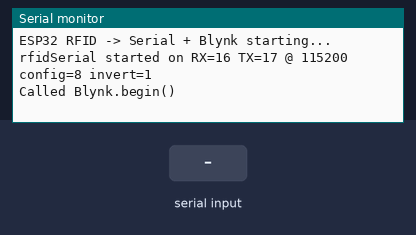
Bench run of a sketch on a simulated ESP32. Parts: the last lines printed to the serial monitor. The test bench sets the inputs (shaded band). WiFi joins after 1.5 s; servers stay silent unless stated.

Above: at 3.2 s.
3.3 s: "1\n" received over the second serial link
At 4.5 s:
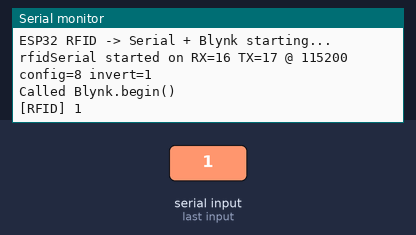
4.8 s: "0\n" received over the second serial link
At 5.6 s:
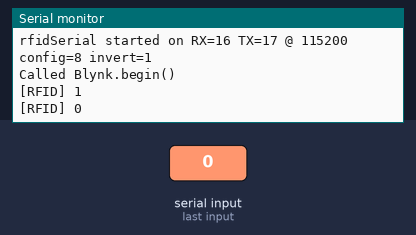
6.3 s: "2\n" received over the second serial link
At 7.0 s:
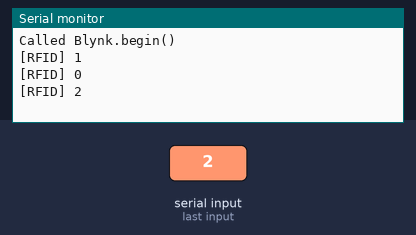

Measured:
- after the input at 3.3 s, the serial monitor: prints a new line at once (image 1)
- after the input at 4.8 s, the serial monitor: prints a new line at once (image 2)
- after the input at 6.3 s, the serial monitor: prints a new line at once (image 3)

The sketch:

blynk_rfid.ino
```cpp
/*
 * ❌ STATUS: NOT WORKING / EXPERIMENTAL
 * This ESP32 code is part of the third approach (ESP32 standalone/Blynk) which did not work.
 * Use the Linux C or Python direct serial connection approaches instead.
 */

/************************************************************
 * ESP32 → Blynk IoT
 * Reads RFID from hardware UART (Serial2) and sends to Blynk (V0)
 * Diagnostic printing to USB Serial.
 ************************************************************/

#define BLYNK_PRINT Serial

// Blynk values (from user)
#define BLYNK_TEMPLATE_ID   "TMPL3ajs_Zavb"
#define BLYNK_TEMPLATE_NAME "ESP32RFID"
#define BLYNK_AUTH_TOKEN    "Pik0pCvfvUu8X4-wQTGh35Rutgzo1t7z"

// WiFi credentials
char ssid[] = "CMF";
char pass[] = "123456789";

#include <WiFi.h>
#include <BlynkSimpleEsp32.h>

const int RFID_RX_PIN = 16; // RFID TX -> ESP32 RX2
const int RFID_TX_PIN = 17; // ESP32 TX2 -> RFID RX (only if sending commands)
HardwareSerial rfidSerial(2);

const unsigned long RFID_BAUD = 115200;
const uint32_t RFID_CONFIG = SERIAL_8N2;
bool RFID_INVERT = true; // Set to true because we saw [00] (Idle Low) artifacts

String rfidBuffer = "";
unsigned long lastReceivedAt = 0;
const unsigned long INACTIVITY_MS = 2000;
const bool PRINT_HEX_DIAG = false;

void setup() {
  Serial.begin(115200);
  delay(200);
  Serial.println();
  Serial.println("ESP32 RFID -> Serial + Blynk starting...");

  // rfidSerial.begin(baud, config, rx, tx, invert)
  rfidSerial.begin(RFID_BAUD, RFID_CONFIG, RFID_RX_PIN, RFID_TX_PIN, RFID_INVERT);
  delay(50);
  Serial.print("rfidSerial started on RX=");
  Serial.print(RFID_RX_PIN);
  Serial.print(" TX=");
  Serial.print(RFID_TX_PIN);
  Serial.print(" @ ");
  Serial.print(RFID_BAUD);
  Serial.print(" config=");
  Serial.print(RFID_CONFIG);
  Serial.print(" invert=");
  Serial.println(RFID_INVERT);

  Blynk.begin(BLYNK_AUTH_TOKEN, ssid, pass);
  Serial.println("Called Blynk.begin()");
}

void loop() {
  Blynk.run();

  while (rfidSerial.available()) {
    int b = rfidSerial.read();
    lastReceivedAt = millis();

    if (PRINT_HEX_DIAG) {
      if (b < 0x10) Serial.print('0');
      Serial.print(b, HEX);
      Serial.print(' ');
    } else {
      char c = (char)b;
      if (c == '\r') {
        // ignore
      } else if (c == '\n') {
        if (rfidBuffer.length() > 0) {
          Serial.print("[RFID] ");
          Serial.println(rfidBuffer);
          if (Blynk.connected()) Blynk.virtualWrite(V0, rfidBuffer);
          rfidBuffer = "";
        }
      } else {
        rfidBuffer += c;
        if (rfidBuffer.length() > 512) rfidBuffer = rfidBuffer.substring(rfidBuffer.length()-512);
      }
    }
  }

  if (PRINT_HEX_DIAG && (millis() - lastReceivedAt > 100) && lastReceivedAt != 0) {
    Serial.println();
    lastReceivedAt = 0;
  }

  if (!PRINT_HEX_DIAG && rfidBuffer.length() > 0 && (millis() - lastReceivedAt > INACTIVITY_MS)) {
    Serial.print("[RFID - timeout] partial buffer: ");
    Serial.println(rfidBuffer);
    if (Blynk.connected()) Blynk.virtualWrite(V0, rfidBuffer);
    rfidBuffer = "";
  }

  delay(10);
}
```
